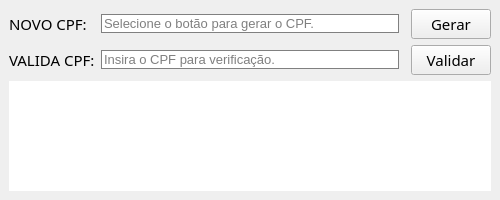
<?xml version="1.0" encoding="UTF-8"?>
<ui version="4.0">
 <class>MainWindow</class>
 <widget class="QMainWindow" name="MainWindow">
  <property name="geometry">
   <rect>
    <x>0</x>
    <y>0</y>
    <width>500</width>
    <height>200</height>
   </rect>
  </property>
  <property name="minimumSize">
   <size>
    <width>400</width>
    <height>200</height>
   </size>
  </property>
  <property name="maximumSize">
   <size>
    <width>500</width>
    <height>200</height>
   </size>
  </property>
  <property name="font">
   <font>
    <family>JetBrains Mono NL</family>
   </font>
  </property>
  <property name="windowTitle">
   <string>Gerador/Validador</string>
  </property>
  <widget class="QWidget" name="centralwidget">
   <layout class="QGridLayout" name="gridLayout">
    <item row="0" column="3">
     <widget class="QPushButton" name="btnGeraCPF">
      <property name="font">
       <font>
        <family>Cascadia Code</family>
        <pointsize>11</pointsize>
        <weight>50</weight>
        <bold>false</bold>
       </font>
      </property>
      <property name="text">
       <string>Gerar</string>
      </property>
     </widget>
    </item>
    <item row="1" column="3">
     <widget class="QPushButton" name="btnValidaCPF">
      <property name="font">
       <font>
        <family>Cascadia Code</family>
        <pointsize>11</pointsize>
        <weight>50</weight>
        <bold>false</bold>
       </font>
      </property>
      <property name="text">
       <string>Validar</string>
      </property>
     </widget>
    </item>
    <item row="1" column="0">
     <widget class="QLabel" name="label_2">
      <property name="font">
       <font>
        <family>Cascadia Code</family>
        <pointsize>11</pointsize>
        <weight>50</weight>
        <bold>false</bold>
       </font>
      </property>
      <property name="text">
       <string>VALIDA CPF:</string>
      </property>
     </widget>
    </item>
    <item row="2" column="0" colspan="4">
     <widget class="QLabel" name="labelValidaCPF">
      <property name="minimumSize">
       <size>
        <width>0</width>
        <height>0</height>
       </size>
      </property>
      <property name="font">
       <font>
        <family>Arial</family>
        <pointsize>16</pointsize>
        <weight>50</weight>
        <bold>false</bold>
       </font>
      </property>
      <property name="styleSheet">
       <string notr="true">background: white; color: grey;</string>
      </property>
      <property name="text">
       <string/>
      </property>
      <property name="alignment">
       <set>Qt::AlignCenter</set>
      </property>
     </widget>
    </item>
    <item row="0" column="1">
     <widget class="QLineEdit" name="inputGeraCPF">
      <property name="font">
       <font>
        <family>Arial</family>
        <pointsize>10</pointsize>
       </font>
      </property>
      <property name="styleSheet">
       <string notr="true">border: 1px solid grey;;</string>
      </property>
      <property name="text">
       <string/>
      </property>
      <property name="readOnly">
       <bool>true</bool>
      </property>
      <property name="placeholderText">
       <string>Selecione o botão para gerar o CPF.</string>
      </property>
     </widget>
    </item>
    <item row="0" column="0">
     <widget class="QLabel" name="label">
      <property name="font">
       <font>
        <family>Cascadia Code</family>
        <pointsize>11</pointsize>
        <weight>50</weight>
        <bold>false</bold>
       </font>
      </property>
      <property name="text">
       <string>NOVO CPF:</string>
      </property>
     </widget>
    </item>
    <item row="1" column="1">
     <widget class="QLineEdit" name="inputValidaCPF">
      <property name="font">
       <font>
        <family>Arial</family>
        <pointsize>10</pointsize>
        <weight>50</weight>
        <bold>false</bold>
       </font>
      </property>
      <property name="styleSheet">
       <string notr="true">border: 1px solid grey;</string>
      </property>
      <property name="text">
       <string/>
      </property>
      <property name="placeholderText">
       <string>Insira o CPF para verificação.</string>
      </property>
     </widget>
    </item>
   </layout>
  </widget>
 </widget>
 <resources/>
 <connections/>
</ui>
